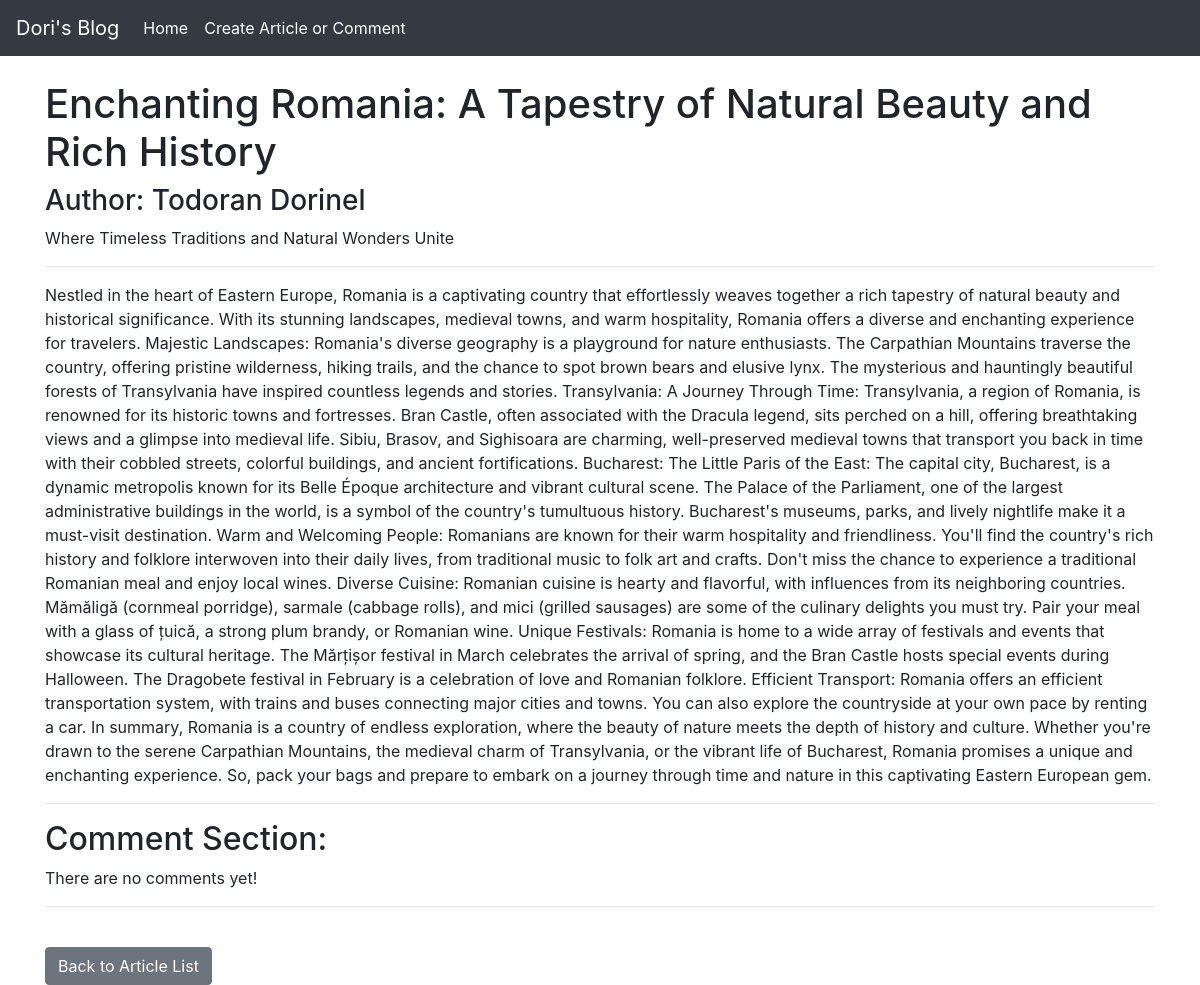
The app's page /article/2, older data.
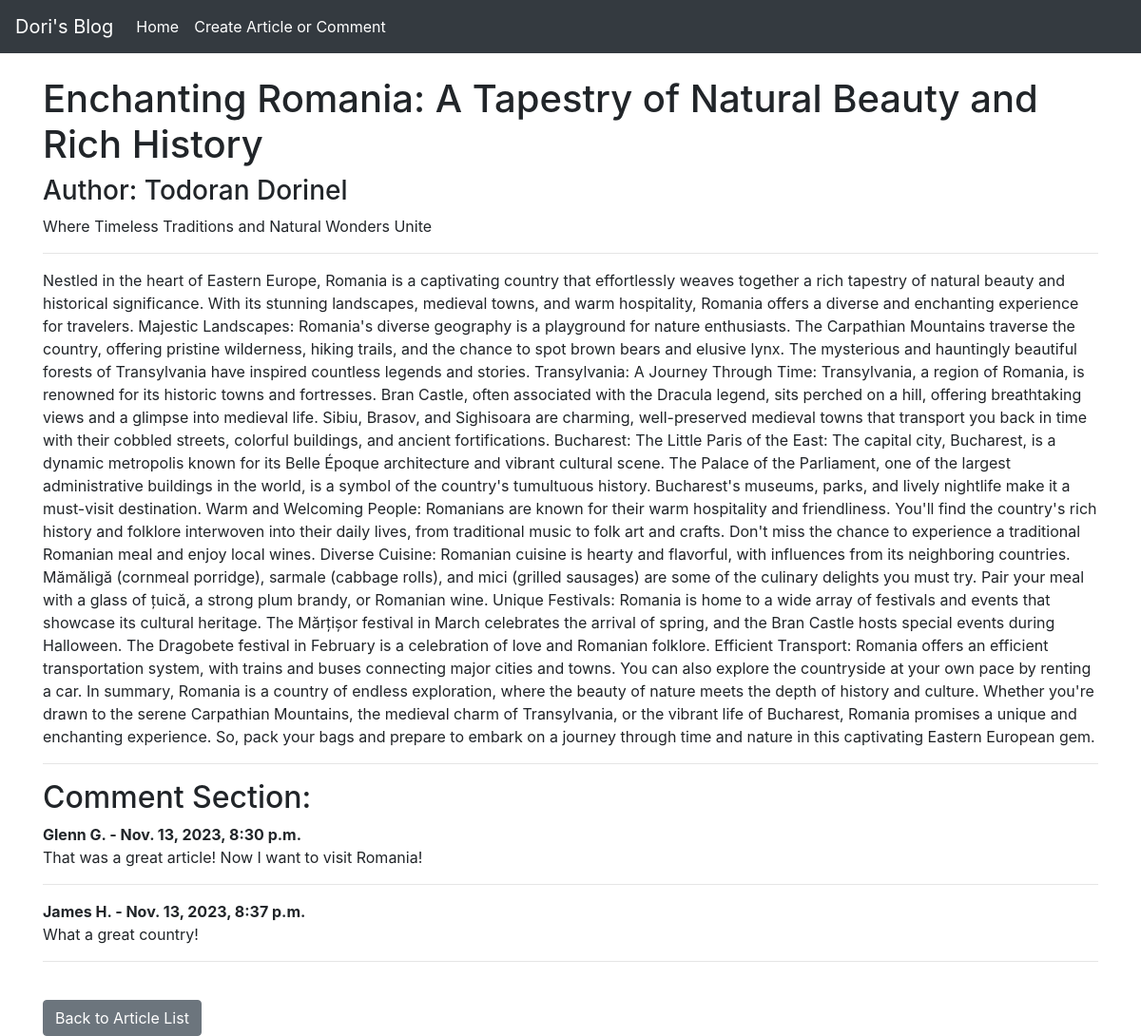
The same page, newer data.
### blog/models.py (models this page shows, shortened)
class Post(models.Model):
    post_title = models.CharField(max_length=250)
    post_author = models.ForeignKey(User, on_delete=models.CASCADE)
    post_headline = models.CharField(max_length=300)
    post_body = models.TextField()

class Comment(models.Model):
    comment_post = models.ForeignKey(Post,related_name="comments",on_delete=models.CASCADE)
    comment_name = models.CharField(max_length=255)
    comment_body = models.TextField()
    comment_date = models.DateTimeField(auto_now_add=True)

### blog/views.py (the view)
# urls.py: path('article/<int:pk>', ArticleView.as_view(), name="article"),
class ArticleView(DetailView):
    model = Post
    template_name = 'article.html'

### blog/templates/article.html (shortened to what this page needs)
{% extends 'base.html' %}
{% block content %}
<h1> {{ post.post_title }} </h1>
<h3>Author: {{ post.post_author.get_full_name }}</h3>
{{ post.post_headline }}
<hr>
{{ post.post_body }}
<br/>
<hr>
<h2>Comment Section:</h2>
{% if not post.comments.all %}
    There are no comments yet!
    <hr>
{% else %}
    {% for comment in post.comments.all %}
        <strong>
            {{comment.comment_name}} - {{comment.comment_date}}
        </strong>
        <br/>
        {{comment.comment_body}}
        <hr>
    {% endfor %}
{% endif %}
<br/>
<a href="{% url 'home' %}" class="btn btn-secondary">Back to Article List</a>
{% endblock %}

### blog/templates/base.html (shortened to what this page needs)
<!doctype html>
<html lang="en">
  <head>
    <link rel="stylesheet" href="https://cdn.jsdelivr.net/npm/bootstrap@4.4.1/dist/css/bootstrap.min.css">
  </head>
  <body>
    <nav class="navbar navbar-expand-lg navbar-dark bg-dark">
        <a class="navbar-brand" href="#">Dori's Blog</a>
        <div class="collapse navbar-collapse" id="navbarSupportedContent">
          <ul class="navbar-nav mr-auto">
            <li class="nav-item active">
              <a class="nav-link" href="{% url 'home' %}">Home <span class="sr-only">(current)</span></a>
            </li>
            <li class="nav-item active">
                <a class="nav-link" href="{% url 'admin:index' %}">Create Article or Comment<span class="sr-only">(current)</span></a>
              </li>
          </ul>
        </div>
      </nav>
    <br/>
    <div class = "container">
    {% block content %}
    {% endblock %}
    </div>
  </body>
</html>

Row changes from the older to the newer data that the page shows:
added Comment: comment_name "Glenn G.", comment_date "Nov. 13, 2023, 8:30 p.m.", comment_body "That was a great article! Now I want to visit Romania!"
added Comment: comment_name "James H.", comment_date "Nov. 13, 2023, 8:37 p.m.", comment_body "What a great country!"
Text that changed along with them:
text no longer shown: "There are no comments yet!"
